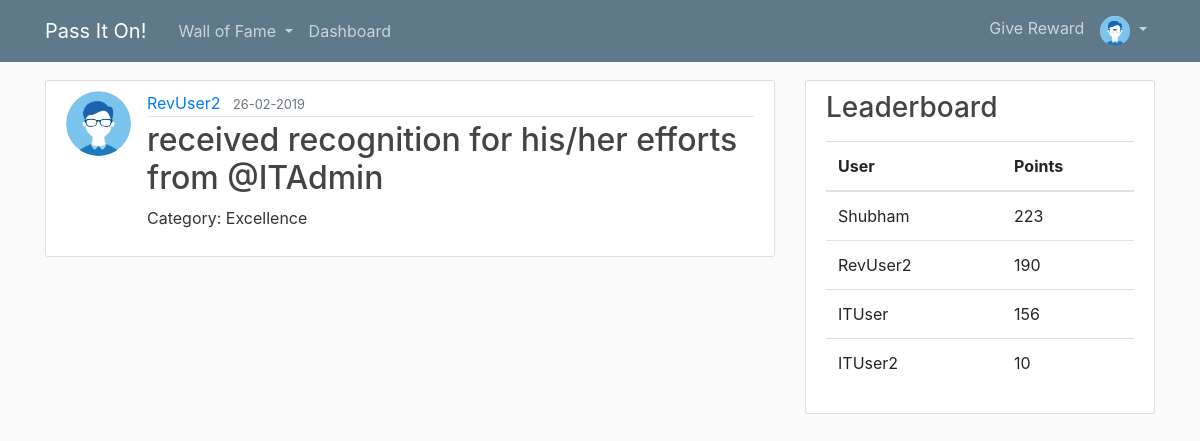
Screenshot of /post/12 (signed in) with the database file from the repository.
### flaskblog/models.py (models this page shows, shortened)
class User(db.Model, UserMixin):
    id = db.Column(db.Integer, primary_key=True)
    username = db.Column(db.String(20), unique=True, nullable=False)
    designation = db.Column(db.String(15), nullable=False)
    team = db.Column(db.String(15), nullable=False)
    email = db.Column(db.String(120), unique=True, nullable=False)
    image_file = db.Column(db.String(20), nullable=False, default='default.jpg')
    password = db.Column(db.String(60), nullable=False)
    balance = db.Column(db.Integer, nullable=False, default=0)
    earned = db.Column(db.Integer, nullable=False, default=0)
    posts = db.relationship('Post', backref='author', lazy=True)
    rewards = db.relationship('Reward', backref='giver', lazy=True)

class Post(db.Model):
    id = db.Column(db.Integer, primary_key=True)
    title = db.Column(db.String(100), nullable=False)
    from_user = db.Column(db.String(100), nullable=False)
    date_posted = db.Column(db.DateTime, nullable=False, default=datetime.utcnow )
    content = db.Column(db.Text, nullable=False)
    user_id = db.Column(db.Integer, db.ForeignKey('user.id'), nullable=False)

### flaskblog/posts/routes.py (the view)
@posts.route('/post/<int:post_id>' , methods =['GET', 'POST'])
def post(post_id):
    post = Post.query.get_or_404(post_id)
    counts = User.query.order_by(desc(User.earned)).limit(5)
    return render_template('post.html', title=post.title, post=post, counts=counts)

### flaskblog/models.py (called while the page is built)
@login_manager.user_loader
def load_user(user_id):
    return User.query.get(int(user_id))

### flaskblog/templates/post.html (shortened to what this page needs)
{% extends 'layout.html' %}
{% block content %}
        <article class="media content-section">
          <img class="rounded-circle article-img" src="{{ url_for('static', filename='profile_pics/' + post.author.image_file) }}">
          <div class="media-body">
            <div class="article-metadata">
              <a class="mr-2" href="{{ url_for('users.user_posts', username=post.author.username) }}">{{ post.author.username }}</a>
              <small class="text-muted">{{ post.date_posted.strftime('%d-%m-%Y') }}</small>
            </div>
            <h2 class="article-title">{{ post.title }}</h2>
            <p class="article-content">{{ post.content }}</p>
          </div>
        </article>
{% endblock content%}

### flaskblog/templates/layout.html (shortened to what this page needs)
<!DOCTYPE html>
<html>
	<head>
        <link rel="stylesheet" href="https://stackpath.bootstrapcdn.com/bootstrap/4.2.1/css/bootstrap.min.css">
        <link rel="stylesheet" type= "text/css" href="{{ url_for('static', filename='main.css')}}">
	</head>
    	<body>
        	<header class="site-header">
                  <nav class="navbar navbar-expand-md navbar-dark bg-steel fixed-top">
                    <div class="container">
                      <a class="navbar-brand mr-4" href="{{ url_for('main.home_all') }}">Pass It On!</a>
                      <div class="collapse navbar-collapse" id="navbarToggle">
                        <div class="navbar-nav mr-auto">
                          {% if current_user.is_authenticated %}
                            <li class="nav-item dropdown">
                                <a class="nav-link dropdown-toggle" href="#" id="navbarDropdown" role="button" data-toggle="dropdown" aria-haspopup="true" aria-expanded="false">
                                  Wall of Fame
                                </a>
                            </li>
                          {% else %}
                          <a class="nav-item nav-link" href="{{ url_for('main.home') }}">Wall of Fame</a>
                          {% endif %}
                          <a class="nav-item nav-link" href="{{ url_for('rewards.dashboard') }}">Dashboard</a>
                        </div>
                        <div class="navbar-nav">
                          {% if current_user.is_authenticated %}
                              <a class="nav-item nav-link" href="{{ url_for('rewards.search_associate') }}">Give Reward</a>
                              <li class="nav-item dropdown">
                                <a class="nav-link dropdown-toggle" href="#" id="navbarDropdown" role="button" data-toggle="dropdown" aria-haspopup="true" aria-expanded="false">
                                  <img class="rounded-circle article-img-icon" src="{{ url_for('static', filename='profile_pics/' + current_user.image_file) }}">
                                </a>
                            </li>
                          {% else %}
                              <a class="nav-item nav-link" href="{{ url_for('users.login') }}">Login</a>
                              <a class="nav-item nav-link" href="{{ url_for('users.register') }}">Register</a>
                          {% endif %}
                        </div>
                      </div>
                    </div>
                  </nav>
            </header>
        	<main role="main" class="container">
                  <div class="row">
                    <div class="col-md-8">
                      {% block content %}{% endblock %}
                    </div>
                    <div class="col-md-4">
                    {% if counts %}
                      <div class="content-section">
                        <h3>Leaderboard</h3>
                          <table class="table">
                              <thead>
                                <tr>
                                  <th scope="col">User</th>
                                  <th scope="col">Points</th>
                                </tr>
                              </thead>
                              <tbody>
                                   {% for count in counts %}
                                   {% if count.earned > 0 %}
                                    <tr>
                                        <td>{{ count.username }}</td>
                                        <td>{{ count.earned }}</td>
                                    </tr>
                                    {% endif %}
                                  {% endfor %}
                              </tbody>
                         </table>
                      </div>
                      {% endif%}
                    </div>
                  </div>
            </main>
	</body>
</html>

### flaskblog/static/main.css (style rules this page uses)
body { background: #fafafa; color: #333333; margin-top: 5rem; }
h1, h2, h3, h4, h5, h6 { color: #444444; }
.bg-steel { background-color: #5f788a; }
.site-header .navbar-nav .nav-link { color: #cbd5db; }
.content-section { background: #ffffff; padding: 10px 20px; border: 1px solid #dddddd; border-radius: 3px; margin-bottom: 20px; }
.article-title { color: #444444; }
.article-content { white-space: pre-line; }
.article-img { height: 65px; width: 65px; margin-right: 16px; }
.article-img-icon { height: 30px; width: 30px; margin:0px; }
.article-metadata { padding-bottom: 1px; margin-bottom: 4px; border-bottom: 1px solid #e3e3e3 }

### rows the page displays
User: image_file (placeholder picture)
User: image_file (placeholder picture), author.username "RevUser2", username "RevUser2", earned "190"
Post: date_posted "26-02-2019", title "received recognition for his/her efforts from @ITAdmin", content "Category: Excellence"
User: username "Shubham", earned "223"
User: username "ITUser", earned "156"
User: username "ITUser2", earned "10"
